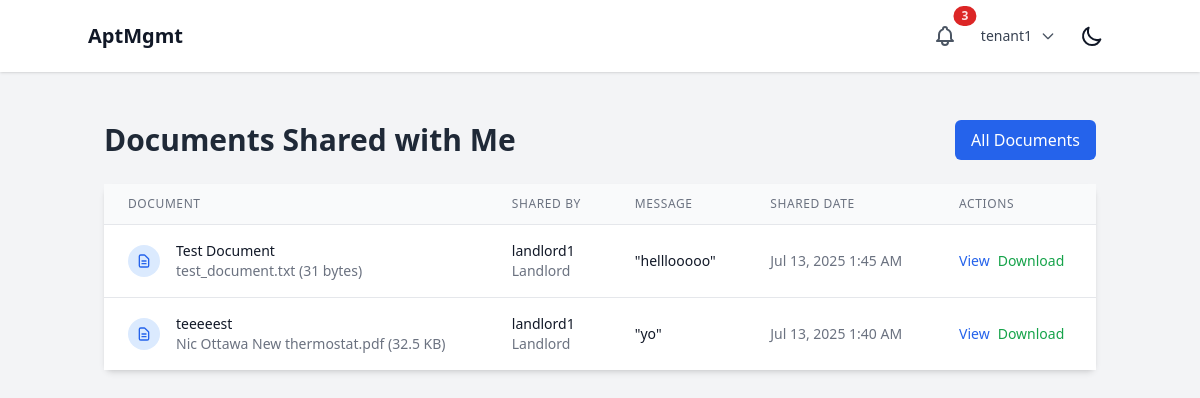
The app's page /documents/shared/ (signed in) with its own data.
### users/models.py (models this page shows, shortened)
class User(AbstractUser):
    class Role(models.TextChoices):
        SUPERUSER = "SUPERUSER", "Superuser"
        LANDLORD = "LANDLORD", "Landlord"
        EMPLOYEE = "EMPLOYEE", "Employee"
        TENANT = "TENANT", "Tenant"
    role = models.CharField(max_length=50, choices=Role.choices)
    company = models.ForeignKey(Company, on_delete=models.CASCADE, related_name="users", null=True, blank=True)
    property = models.ForeignKey(Property, on_delete=models.SET_NULL, related_name="users", null=True, blank=True)

### documents/models.py (models this page shows, shortened)
class DocumentShare(models.Model):
    document = models.ForeignKey(Document, on_delete=models.CASCADE, related_name="shares")
    shared_by = models.ForeignKey(User, on_delete=models.CASCADE, related_name="shared_documents")
    shared_with = models.ForeignKey(User, on_delete=models.CASCADE, related_name="received_documents")
    message = models.TextField(blank=True)
    created_at = models.DateTimeField(auto_now_add=True)
    is_read = models.BooleanField(default=False)
    class Meta:
        unique_together = ['document', 'shared_by', 'shared_with']

class Document(models.Model):
    class AccessLevel(models.TextChoices):
        COMPANY = "COMPANY", "Company-wide"
        PROPERTY = "PROPERTY", "Property-specific"
        UNIT = "UNIT", "Unit-specific"
        PRIVATE = "PRIVATE", "Private (specific users)"
    title = models.CharField(max_length=255)
    description = models.TextField(blank=True)
    file = models.FileField(upload_to=document_upload_path)
    original_filename = models.CharField(max_length=255)
    file_size = models.PositiveIntegerField()
    file_type = models.CharField(max_length=100)
    category = models.ForeignKey(DocumentCategory, on_delete=models.SET_NULL, null=True, blank=True)
    company = models.ForeignKey(Company, on_delete=models.CASCADE, related_name="documents")
    property = models.ForeignKey(Property, on_delete=models.CASCADE, related_name="documents", null=True, blank=True)
    unit = models.ForeignKey(ApartmentUnit, on_delete=models.CASCADE, related_name="documents", null=True, blank=True)
    access_level = models.CharField(max_length=20, choices=AccessLevel.choices, default=AccessLevel.COMPANY)
    allowed_users = models.ManyToManyField(User, related_name="accessible_documents", blank=True)
    allowed_roles = models.JSONField(default=list, blank=True)  # List of role strings
    uploaded_by = models.ForeignKey(User, on_delete=models.CASCADE, related_name="uploaded_documents")
    created_at = models.DateTimeField(auto_now_add=True)
    updated_at = models.DateTimeField(auto_now=True)
    is_active = models.BooleanField(default=True)
    class Meta:
        ordering = ['-created_at']
        indexes = [
            models.Index(fields=['company', 'access_level']),
            models.Index(fields=['property']),
            models.Index(fields=['created_at']),
        ]

### documents/views.py (the view)
# urls.py: path('shared/', views.shared_documents, name='shared'),
@login_required
def shared_documents(request):
    shares = DocumentShare.objects.filter(
        shared_with=request.user
    ).select_related('document', 'shared_by').order_by('-created_at')
    shares.filter(is_read=False).update(is_read=True)
    context = {
        'shares': shares,
    }
    return render(request, 'documents/shared.html', context)

### documents/templates/documents/shared.html (shortened to what this page needs)
{% extends 'base.html' %}
{% block content %}
<div class="container mx-auto px-4 py-8">
    <div class="flex justify-between items-center mb-6">
        <h1 class="text-3xl font-bold text-gray-800 dark:text-white">Documents Shared with Me</h1>
        <a href="{% url 'documents:list' %}" class="bg-blue-600 hover:bg-blue-700 text-white px-4 py-2 rounded-md">
            All Documents
        </a>
    </div>
    <div class="bg-white dark:bg-gray-800 rounded-lg shadow-md">
        {% if shares %}
            <div class="overflow-x-auto">
                <table class="min-w-full divide-y divide-gray-200 dark:divide-gray-700">
                    <thead class="bg-gray-50 dark:bg-gray-700">
                        <tr>
                            <th class="px-6 py-3 text-left text-xs font-medium text-gray-500 dark:text-gray-300 uppercase tracking-wider">
                                Document
                            </th>
                            <th class="px-6 py-3 text-left text-xs font-medium text-gray-500 dark:text-gray-300 uppercase tracking-wider">
                                Shared By
                            </th>
                            <th class="px-6 py-3 text-left text-xs font-medium text-gray-500 dark:text-gray-300 uppercase tracking-wider">
                                Message
                            </th>
                            <th class="px-6 py-3 text-left text-xs font-medium text-gray-500 dark:text-gray-300 uppercase tracking-wider">
                                Shared Date
                            </th>
                            <th class="px-6 py-3 text-left text-xs font-medium text-gray-500 dark:text-gray-300 uppercase tracking-wider">
                                Actions
                            </th>
                        </tr>
                    </thead>
                    <tbody class="bg-white dark:bg-gray-800 divide-y divide-gray-200 dark:divide-gray-700">
                        {% for share in shares %}
                        <tr class="hover:bg-gray-50 dark:hover:bg-gray-700">
                            <td class="px-6 py-4 whitespace-nowrap">
                                <div class="flex items-center">
                                    <div class="flex-shrink-0 h-8 w-8">
                                        <div class="h-8 w-8 bg-blue-100 dark:bg-blue-900 rounded-full flex items-center justify-center">
                                            <svg class="h-4 w-4 text-blue-600 dark:text-blue-400" fill="none" stroke="currentColor" viewBox="0 0 24 24">
                                                <path stroke-linecap="round" stroke-linejoin="round" stroke-width="2" d="M9 12h6m-6 4h6m2 5H7a2 2 0 01-2-2V5a2 2 0 012-2h5.586a1 1 0 01.707.293l5.414 5.414a1 1 0 01.293.707V19a2 2 0 01-2 2z"></path>
                                            </svg>
                                        </div>
                                    </div>
                                    <div class="ml-4">
                                        <div class="text-sm font-medium text-gray-900 dark:text-white">
                                            <a href="{% url 'documents:detail' share.document.id %}" class="hover:underline">
                                                {{ share.document.title }}
                                            </a>
                                        </div>
                                        <div class="text-sm text-gray-500 dark:text-gray-400">
                                            {{ share.document.original_filename }} ({{ share.document.file_size|filesizeformat }})
                                        </div>
                                    </div>
                                </div>
                            </td>
                            <td class="px-6 py-4 whitespace-nowrap">
                                <div class="text-sm text-gray-900 dark:text-white">
                                    {{ share.shared_by.get_full_name|default:share.shared_by.username }}
                                </div>
                                <div class="text-sm text-gray-500 dark:text-gray-400">
                                    {{ share.shared_by.get_role_display }}
                                </div>
                            </td>
                            <td class="px-6 py-4">
                                <div class="text-sm text-gray-900 dark:text-white">
                                    {% if share.message %}
                                        "{{ share.message|truncatechars:50 }}"
                                    {% else %}
                                        <em class="text-gray-500 dark:text-gray-400">No message</em>
                                    {% endif %}
                                </div>
                            </td>
                            <td class="px-6 py-4 whitespace-nowrap text-sm text-gray-500 dark:text-gray-400">
                                {{ share.created_at|date:"M d, Y g:i A" }}
                            </td>
                            <td class="px-6 py-4 whitespace-nowrap text-sm font-medium">
                                <div class="flex space-x-2">
                                    <a href="{% url 'documents:detail' share.document.id %}" class="text-blue-600 hover:text-blue-900 dark:text-blue-400 dark:hover:text-blue-200">
                                        View
                                    </a>
                                    <a href="{% url 'documents:download' share.document.id %}" class="text-green-600 hover:text-green-900 dark:text-green-400 dark:hover:text-green-200">
                                        Download
                                    </a>
                                </div>
                            </td>
                        </tr>
                        {% endfor %}
                    </tbody>
                </table>
            </div>
        {% endif %}
    </div>
</div>
{% endblock %}

### core/templates/base.html (shortened to what this page needs)
{% load static %}
<!DOCTYPE html>
<html lang="en" x-data="{ darkMode: localStorage.getItem('darkMode') === 'true' }" x-init="$watch('darkMode', val => localStorage.setItem('darkMode', val))" :class="{ 'dark': darkMode }">
<head>
    <script src="https://cdn.tailwindcss.com"></script>
</head>
<body class="bg-gray-100 dark:bg-gray-900 text-gray-900 dark:text-gray-100">
    <header class="p-4 bg-white dark:bg-gray-800 shadow">
        <div class="container mx-auto flex justify-between items-center">
            {% if user.is_authenticated %}
                <a href="{% url 'core:dashboard_redirect' %}" class="text-xl font-bold hover:text-gray-600 dark:hover:text-gray-300 transition-colors duration-200">AptMgmt</a>
            {% else %}
                <h1 class="text-xl font-bold">AptMgmt</h1>
            {% endif %}
            <div class="flex items-center space-x-4">
                {% if user.is_authenticated %}
                    <div class="relative" x-data="{ open: false }">
                        <button @click="open = !open" class="relative p-2 text-gray-600 dark:text-gray-300 hover:text-gray-900 dark:hover:text-white focus:outline-none focus:ring-2 focus:ring-offset-2 focus:ring-blue-500">
                            <span class="absolute top-0 right-0 inline-flex items-center justify-center px-2 py-1 text-xs font-bold leading-none text-red-100 transform translate-x-1/2 -translate-y-1/2 bg-red-600 rounded-full" x-show="true">3</span>
                        </button>
                    </div>
                    <div class="relative" x-data="{ open: false }">
                        <button @click="open = !open" class="flex items-center space-x-2 text-sm rounded-full focus:outline-none focus:ring-2 focus:ring-offset-2 focus:ring-blue-500">
                            <span class="text-gray-700 dark:text-gray-300">{{ user.username }}</span>
                            <svg class="w-4 h-4 text-gray-600 dark:text-gray-300" fill="none" stroke="currentColor" viewBox="0 0 24 24">
                                <path stroke-linecap="round" stroke-linejoin="round" stroke-width="2" d="M19 9l-7 7-7-7"></path>
                            </svg>
                        </button>
                    </div>
                {% endif %}
                <button @click="darkMode = !darkMode" class="p-2 rounded-md focus:outline-none focus:ring-2 focus:ring-offset-2 focus:ring-offset-gray-800 focus:ring-white">
                    <svg x-show="!darkMode" class="w-6 h-6" fill="none" stroke="currentColor" viewBox="0 0 24 24" xmlns="http://www.w3.org/2000/svg"><path stroke-linecap="round" stroke-linejoin="round" stroke-width="2" d="M20.354 15.354A9 9 0 018.646 3.646 9.003 9.003 0 0012 21a9.003 9.003 0 008.354-5.646z"></path></svg>
                </button>
            </div>
        </div>
    </header>
    <main class="p-4" id="content">
        {% block content %}{% endblock %}
    </main>
</body>
</html>

### records on screen
User: username "tenant1"
DocumentShare: document "Test Document", document.original_filename "test_document.txt", document.file_size|filesizeformat "31 bytes", shared_by.get_full_name "landlord1", shared_by.role "Landlord", message "helllooooo", created_at "Jul 13, 2025 1:45 AM"
DocumentShare: document "teeeeest", document.original_filename "Nic Ottawa New thermostat.pdf", document.file_size|filesizeformat "32.5 KB", shared_by.get_full_name "landlord1", shared_by.role "Landlord", message "yo", created_at "Jul 13, 2025 1:40 AM"
